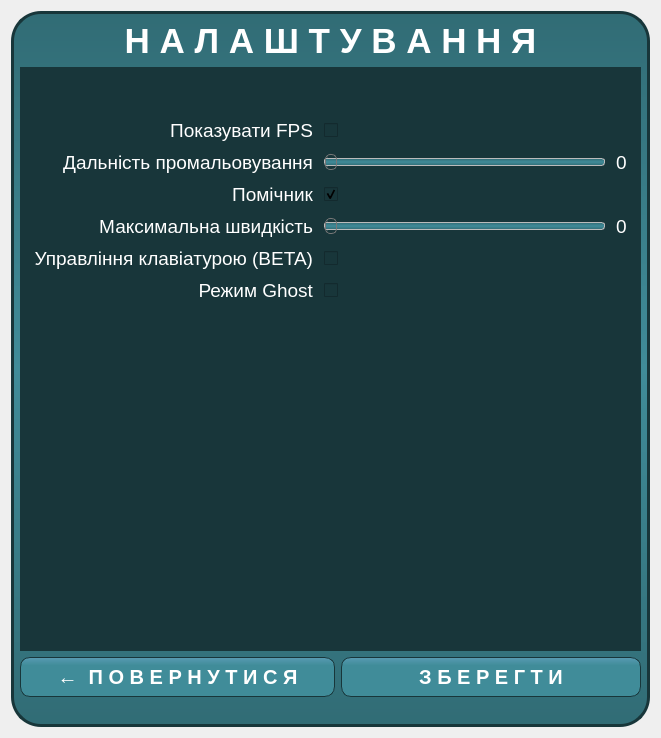
<?xml version="1.0" encoding="UTF-8"?>
<ui version="4.0">
 <class>OptionsF</class>
 <widget class="QWidget" name="OptionsF">
  <property name="geometry">
   <rect>
    <x>0</x>
    <y>0</y>
    <width>661</width>
    <height>738</height>
   </rect>
  </property>
  <property name="windowTitle">
   <string>Form</string>
  </property>
  <property name="autoFillBackground">
   <bool>false</bool>
  </property>
  <layout class="QGridLayout" name="gridLayout_2">
   <item row="1" column="0">
    <widget class="QWidget" name="BackGround" native="true">
     <property name="layoutDirection">
      <enum>Qt::LeftToRight</enum>
     </property>
     <property name="autoFillBackground">
      <bool>false</bool>
     </property>
     <property name="styleSheet">
      <string notr="true">QWidget#BackGround {
	background: qlineargradient(spread:pad, x1:0.5, y1:0, x2:0.5, y2:1, stop:0 rgba(49, 108, 117, 255), stop:0.5 rgba(64, 140, 153, 255), stop:1 rgba(49, 108, 117, 255));
	border-style: solid;
	border-width: 3px;
	border-color: rgb(24, 54, 58);
	border-radius: 30px;
	font-family: &quot;Arial&quot;;
	font-size: 20px;
	font-weight: bold;
	color: #fff;
}</string>
     </property>
     <layout class="QGridLayout" name="gridLayout">
      <property name="sizeConstraint">
       <enum>QLayout::SetDefaultConstraint</enum>
      </property>
      <property name="topMargin">
       <number>10</number>
      </property>
      <property name="bottomMargin">
       <number>30</number>
      </property>
      <item row="3" column="1">
       <widget class="QPushButton" name="saveButton">
        <property name="minimumSize">
         <size>
          <width>300</width>
          <height>40</height>
         </size>
        </property>
        <property name="cursor">
         <cursorShape>PointingHandCursor</cursorShape>
        </property>
        <property name="styleSheet">
         <string notr="true"> QPushButton {
     background: qlineargradient(spread:pad, x1:0.5, y1:0, x2:0.5, y2:1, stop:0 rgba(89, 155, 179, 255), stop:0.2 rgba(64, 140, 153, 255));
	border-style: solid;
	border-width: 1px;
	border-color: rgb(24, 54, 58);
	border-radius: 10px;
	font-family: &quot;Arial&quot;;
	font-size: 20px;
	font-weight: bold;
	color: #fff;
 }
 QPushButton:hover {
     background: qlineargradient(spread:pad, x1:0.5, y1:1, x2:0.5, y2:0.011, stop:0 rgba(89, 155, 179, 255), stop:0.2 rgba(64, 140, 153, 255));
 }
 QPushButton:pressed {
     background: qlineargradient(spread:pad, x1:0.5, y1:0, x2:0.5, y2:1, stop:0 rgba(49, 108, 117, 255), stop:0.2 rgba(64, 140, 153, 255));
 }</string>
        </property>
        <property name="text">
         <string>З Б Е Р Е Г Т И</string>
        </property>
       </widget>
      </item>
      <item row="2" column="0" colspan="2">
       <widget class="QWidget" name="gridWidget" native="true">
        <property name="styleSheet">
         <string notr="true">border : 0px solid blue;
border-top : 3px solid rgb(24, 54, 58);
background-color: rgb(24, 54, 58);</string>
        </property>
        <layout class="QGridLayout" name="LeadersView">
         <item row="2" column="1">
          <widget class="QCheckBox" name="fpsCheckBox">
           <property name="text">
            <string/>
           </property>
           <property name="tristate">
            <bool>false</bool>
           </property>
          </widget>
         </item>
         <item row="3" column="0">
          <widget class="QLabel" name="renderDLabel">
           <property name="font">
            <font>
             <family>Arial</family>
             <pointsize>14</pointsize>
            </font>
           </property>
           <property name="styleSheet">
            <string notr="true">color: #fff</string>
           </property>
           <property name="text">
            <string>Дальність промальовування</string>
           </property>
           <property name="alignment">
            <set>Qt::AlignRight|Qt::AlignTrailing|Qt::AlignVCenter</set>
           </property>
          </widget>
         </item>
         <item row="6" column="0">
          <widget class="QLabel" name="keyboardMove">
           <property name="font">
            <font>
             <family>Arial</family>
             <pointsize>14</pointsize>
            </font>
           </property>
           <property name="styleSheet">
            <string notr="true">color: #fff</string>
           </property>
           <property name="text">
            <string>Управління клавіатурою (BETA)</string>
           </property>
           <property name="alignment">
            <set>Qt::AlignRight|Qt::AlignTrailing|Qt::AlignVCenter</set>
           </property>
          </widget>
         </item>
         <item row="4" column="1">
          <widget class="QCheckBox" name="helperCheckBox">
           <property name="text">
            <string/>
           </property>
           <property name="checked">
            <bool>true</bool>
           </property>
          </widget>
         </item>
         <item row="5" column="2">
          <widget class="QLabel" name="maxSpeedSliderValue">
           <property name="font">
            <font>
             <family>Arial</family>
             <pointsize>14</pointsize>
            </font>
           </property>
           <property name="styleSheet">
            <string notr="true">color: #fff</string>
           </property>
           <property name="text">
            <string>0</string>
           </property>
          </widget>
         </item>
         <item row="3" column="1">
          <widget class="QSlider" name="renderDSlider">
           <property name="styleSheet">
            <string notr="true">QSlider::groove:horizontal {
border: 1px solid #bbb;
background: qlineargradient(spread:pad, x1:0.5, y1:0, x2:0.5, y2:1, stop:0 rgba(49, 108, 117, 255), stop:0.5 rgba(64, 140, 153, 255), stop:1 rgba(49, 108, 117, 255));
height: 6px;
border-radius: 3px;
}

QSlider::handle:horizontal {
background: qlineargradient(x1:0, y1:0, x2:1, y2:1,
    stop:0 #eee, stop:1 #ccc);
border: 1px solid #777;
width: 10px;
line-height: 20px; 
margin-top: -5px; 
margin-bottom: -5px; 
border-radius: 5px; 
}

QSlider::handle:horizontal:hover {
background: qlineargradient(x1:0, y1:0, x2:1, y2:1,
    stop:0 #fff, stop:1 #ddd);
border: 1px solid #444;
border-radius: 4px;
}</string>
           </property>
           <property name="orientation">
            <enum>Qt::Horizontal</enum>
           </property>
           <property name="invertedAppearance">
            <bool>false</bool>
           </property>
           <property name="invertedControls">
            <bool>false</bool>
           </property>
           <property name="tickPosition">
            <enum>QSlider::NoTicks</enum>
           </property>
          </widget>
         </item>
         <item row="8" column="0">
          <spacer name="upSpacer">
           <property name="orientation">
            <enum>Qt::Vertical</enum>
           </property>
           <property name="sizeHint" stdset="0">
            <size>
             <width>20</width>
             <height>40</height>
            </size>
           </property>
          </spacer>
         </item>
         <item row="2" column="0">
          <widget class="QLabel" name="fpsLabel">
           <property name="font">
            <font>
             <family>Arial</family>
             <pointsize>14</pointsize>
            </font>
           </property>
           <property name="layoutDirection">
            <enum>Qt::LeftToRight</enum>
           </property>
           <property name="styleSheet">
            <string notr="true">color: #fff</string>
           </property>
           <property name="text">
            <string>Показувати FPS</string>
           </property>
           <property name="alignment">
            <set>Qt::AlignRight|Qt::AlignTrailing|Qt::AlignVCenter</set>
           </property>
          </widget>
         </item>
         <item row="6" column="1">
          <widget class="QCheckBox" name="keyboardMoveCB">
           <property name="text">
            <string/>
           </property>
          </widget>
         </item>
         <item row="3" column="2">
          <widget class="QLabel" name="renderDSliderValue">
           <property name="font">
            <font>
             <family>Arial</family>
             <pointsize>14</pointsize>
            </font>
           </property>
           <property name="styleSheet">
            <string notr="true">color: #fff</string>
           </property>
           <property name="text">
            <string>0</string>
           </property>
          </widget>
         </item>
         <item row="5" column="1">
          <widget class="QSlider" name="maxSpeedSlider">
           <property name="styleSheet">
            <string notr="true">QSlider::groove:horizontal {
border: 1px solid #bbb;
background: qlineargradient(spread:pad, x1:0.5, y1:0, x2:0.5, y2:1, stop:0 rgba(49, 108, 117, 255), stop:0.5 rgba(64, 140, 153, 255), stop:1 rgba(49, 108, 117, 255));
height: 6px;
border-radius: 3px;
}

QSlider::handle:horizontal {
background: qlineargradient(x1:0, y1:0, x2:1, y2:1,
    stop:0 #eee, stop:1 #ccc);
border: 1px solid #777;
width: 10px;
line-height: 20px; 
margin-top: -5px; 
margin-bottom: -5px; 
border-radius: 5px; 
}

QSlider::handle:horizontal:hover {
background: qlineargradient(x1:0, y1:0, x2:1, y2:1,
    stop:0 #fff, stop:1 #ddd);
border: 1px solid #444;
border-radius: 4px;
}</string>
           </property>
           <property name="orientation">
            <enum>Qt::Horizontal</enum>
           </property>
          </widget>
         </item>
         <item row="5" column="0">
          <widget class="QLabel" name="maxSpeedLabel">
           <property name="font">
            <font>
             <family>Arial</family>
             <pointsize>14</pointsize>
            </font>
           </property>
           <property name="styleSheet">
            <string notr="true">color: #fff</string>
           </property>
           <property name="text">
            <string>Максимальна швидкість</string>
           </property>
           <property name="alignment">
            <set>Qt::AlignRight|Qt::AlignTrailing|Qt::AlignVCenter</set>
           </property>
          </widget>
         </item>
         <item row="1" column="0">
          <spacer name="downSpacer">
           <property name="orientation">
            <enum>Qt::Vertical</enum>
           </property>
           <property name="sizeType">
            <enum>QSizePolicy::Minimum</enum>
           </property>
           <property name="sizeHint" stdset="0">
            <size>
             <width>20</width>
             <height>40</height>
            </size>
           </property>
          </spacer>
         </item>
         <item row="4" column="0">
          <widget class="QLabel" name="helperLabel">
           <property name="font">
            <font>
             <family>Arial</family>
             <pointsize>14</pointsize>
            </font>
           </property>
           <property name="styleSheet">
            <string notr="true">color: #fff</string>
           </property>
           <property name="text">
            <string>Помічник</string>
           </property>
           <property name="alignment">
            <set>Qt::AlignRight|Qt::AlignTrailing|Qt::AlignVCenter</set>
           </property>
          </widget>
         </item>
         <item row="7" column="1">
          <widget class="QCheckBox" name="ghost">
           <property name="text">
            <string/>
           </property>
          </widget>
         </item>
         <item row="7" column="0">
          <widget class="QLabel" name="ghostLabel">
           <property name="font">
            <font>
             <family>Arial</family>
             <pointsize>14</pointsize>
             <weight>50</weight>
             <bold>false</bold>
            </font>
           </property>
           <property name="styleSheet">
            <string notr="true">color: #fff</string>
           </property>
           <property name="text">
            <string>Режим Ghost</string>
           </property>
           <property name="alignment">
            <set>Qt::AlignRight|Qt::AlignTrailing|Qt::AlignVCenter</set>
           </property>
          </widget>
         </item>
        </layout>
       </widget>
      </item>
      <item row="3" column="0">
       <widget class="QPushButton" name="pushButton">
        <property name="sizePolicy">
         <sizepolicy hsizetype="MinimumExpanding" vsizetype="Fixed">
          <horstretch>0</horstretch>
          <verstretch>0</verstretch>
         </sizepolicy>
        </property>
        <property name="minimumSize">
         <size>
          <width>300</width>
          <height>40</height>
         </size>
        </property>
        <property name="cursor">
         <cursorShape>PointingHandCursor</cursorShape>
        </property>
        <property name="styleSheet">
         <string notr="true"> QPushButton {
     background: qlineargradient(spread:pad, x1:0.5, y1:0, x2:0.5, y2:1, stop:0 rgba(89, 155, 179, 255), stop:0.2 rgba(64, 140, 153, 255));
	border-style: solid;
	border-width: 1px;
	border-color: rgb(24, 54, 58);
	border-radius: 10px;
	font-family: &quot;Arial&quot;;
	font-size: 20px;
	font-weight: bold;
	color: #fff;
 }
 QPushButton:hover {
     background: qlineargradient(spread:pad, x1:0.5, y1:1, x2:0.5, y2:0.011, stop:0 rgba(89, 155, 179, 255), stop:0.2 rgba(64, 140, 153, 255));
 }
 QPushButton:pressed {
     background: qlineargradient(spread:pad, x1:0.5, y1:0, x2:0.5, y2:1, stop:0 rgba(49, 108, 117, 255), stop:0.2 rgba(64, 140, 153, 255));
 }</string>
        </property>
        <property name="text">
         <string>←  П О В Е Р Н У Т И С Я</string>
        </property>
       </widget>
      </item>
      <item row="0" column="0" colspan="2">
       <widget class="QLabel" name="optLabel">
        <property name="sizePolicy">
         <sizepolicy hsizetype="Preferred" vsizetype="Maximum">
          <horstretch>0</horstretch>
          <verstretch>0</verstretch>
         </sizepolicy>
        </property>
        <property name="font">
         <font>
          <family>Arial</family>
          <pointsize>26</pointsize>
          <weight>75</weight>
          <bold>true</bold>
          <kerning>true</kerning>
         </font>
        </property>
        <property name="styleSheet">
         <string notr="true">color: #fff;</string>
        </property>
        <property name="text">
         <string>Н А Л А Ш Т У В А Н Н Я</string>
        </property>
        <property name="scaledContents">
         <bool>false</bool>
        </property>
        <property name="alignment">
         <set>Qt::AlignCenter</set>
        </property>
       </widget>
      </item>
     </layout>
    </widget>
   </item>
  </layout>
 </widget>
 <resources/>
 <connections/>
</ui>
